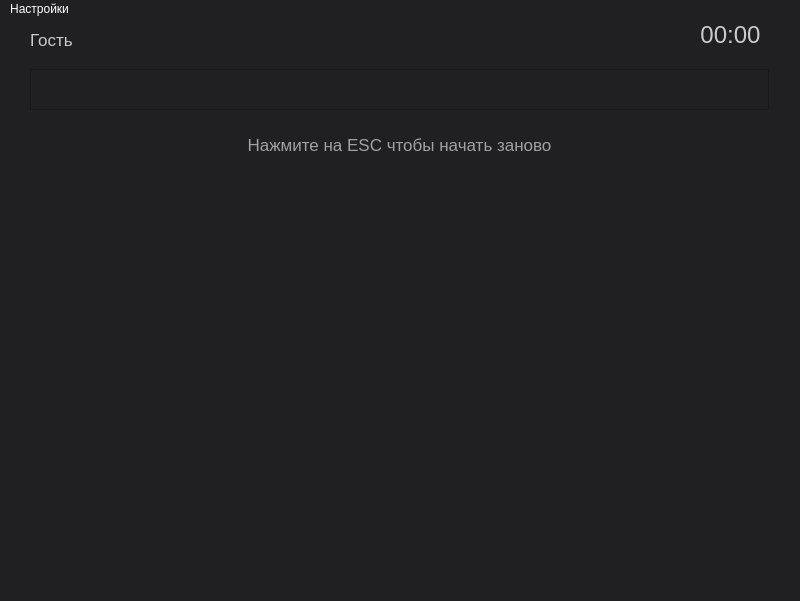
<?xml version="1.0" encoding="UTF-8"?>
<ui version="4.0">
 <class>MainWindow</class>
 <widget class="QMainWindow" name="MainWindow">
  <property name="enabled">
   <bool>true</bool>
  </property>
  <property name="geometry">
   <rect>
    <x>0</x>
    <y>0</y>
    <width>800</width>
    <height>601</height>
   </rect>
  </property>
  <property name="windowTitle">
   <string>Клавиатурный тренажер</string>
  </property>
  <property name="styleSheet">
   <string notr="true">background-color:rgb(32, 32, 34);
color: rgb(202, 202, 202);</string>
  </property>
  <widget class="QWidget" name="centralwidget">
   <widget class="QLabel" name="stopwatch_label">
    <property name="geometry">
     <rect>
      <x>680</x>
      <y>0</y>
      <width>101</width>
      <height>31</height>
     </rect>
    </property>
    <property name="palette">
     <palette>
      <active>
       <colorrole role="WindowText">
        <brush brushstyle="SolidPattern">
         <color alpha="255">
          <red>202</red>
          <green>202</green>
          <blue>202</blue>
         </color>
        </brush>
       </colorrole>
       <colorrole role="Button">
        <brush brushstyle="SolidPattern">
         <color alpha="255">
          <red>32</red>
          <green>32</green>
          <blue>34</blue>
         </color>
        </brush>
       </colorrole>
       <colorrole role="Text">
        <brush brushstyle="SolidPattern">
         <color alpha="255">
          <red>202</red>
          <green>202</green>
          <blue>202</blue>
         </color>
        </brush>
       </colorrole>
       <colorrole role="ButtonText">
        <brush brushstyle="SolidPattern">
         <color alpha="255">
          <red>202</red>
          <green>202</green>
          <blue>202</blue>
         </color>
        </brush>
       </colorrole>
       <colorrole role="Base">
        <brush brushstyle="SolidPattern">
         <color alpha="255">
          <red>32</red>
          <green>32</green>
          <blue>34</blue>
         </color>
        </brush>
       </colorrole>
       <colorrole role="Window">
        <brush brushstyle="SolidPattern">
         <color alpha="255">
          <red>32</red>
          <green>32</green>
          <blue>34</blue>
         </color>
        </brush>
       </colorrole>
       <colorrole role="PlaceholderText">
        <brush brushstyle="NoBrush">
         <color alpha="128">
          <red>202</red>
          <green>202</green>
          <blue>202</blue>
         </color>
        </brush>
       </colorrole>
      </active>
      <inactive>
       <colorrole role="WindowText">
        <brush brushstyle="SolidPattern">
         <color alpha="255">
          <red>202</red>
          <green>202</green>
          <blue>202</blue>
         </color>
        </brush>
       </colorrole>
       <colorrole role="Button">
        <brush brushstyle="SolidPattern">
         <color alpha="255">
          <red>32</red>
          <green>32</green>
          <blue>34</blue>
         </color>
        </brush>
       </colorrole>
       <colorrole role="Text">
        <brush brushstyle="SolidPattern">
         <color alpha="255">
          <red>202</red>
          <green>202</green>
          <blue>202</blue>
         </color>
        </brush>
       </colorrole>
       <colorrole role="ButtonText">
        <brush brushstyle="SolidPattern">
         <color alpha="255">
          <red>202</red>
          <green>202</green>
          <blue>202</blue>
         </color>
        </brush>
       </colorrole>
       <colorrole role="Base">
        <brush brushstyle="SolidPattern">
         <color alpha="255">
          <red>32</red>
          <green>32</green>
          <blue>34</blue>
         </color>
        </brush>
       </colorrole>
       <colorrole role="Window">
        <brush brushstyle="SolidPattern">
         <color alpha="255">
          <red>32</red>
          <green>32</green>
          <blue>34</blue>
         </color>
        </brush>
       </colorrole>
       <colorrole role="PlaceholderText">
        <brush brushstyle="NoBrush">
         <color alpha="128">
          <red>202</red>
          <green>202</green>
          <blue>202</blue>
         </color>
        </brush>
       </colorrole>
      </inactive>
      <disabled>
       <colorrole role="WindowText">
        <brush brushstyle="SolidPattern">
         <color alpha="255">
          <red>202</red>
          <green>202</green>
          <blue>202</blue>
         </color>
        </brush>
       </colorrole>
       <colorrole role="Button">
        <brush brushstyle="SolidPattern">
         <color alpha="255">
          <red>32</red>
          <green>32</green>
          <blue>34</blue>
         </color>
        </brush>
       </colorrole>
       <colorrole role="Text">
        <brush brushstyle="SolidPattern">
         <color alpha="255">
          <red>202</red>
          <green>202</green>
          <blue>202</blue>
         </color>
        </brush>
       </colorrole>
       <colorrole role="ButtonText">
        <brush brushstyle="SolidPattern">
         <color alpha="255">
          <red>202</red>
          <green>202</green>
          <blue>202</blue>
         </color>
        </brush>
       </colorrole>
       <colorrole role="Base">
        <brush brushstyle="SolidPattern">
         <color alpha="255">
          <red>32</red>
          <green>32</green>
          <blue>34</blue>
         </color>
        </brush>
       </colorrole>
       <colorrole role="Window">
        <brush brushstyle="SolidPattern">
         <color alpha="255">
          <red>32</red>
          <green>32</green>
          <blue>34</blue>
         </color>
        </brush>
       </colorrole>
       <colorrole role="PlaceholderText">
        <brush brushstyle="NoBrush">
         <color alpha="128">
          <red>202</red>
          <green>202</green>
          <blue>202</blue>
         </color>
        </brush>
       </colorrole>
      </disabled>
     </palette>
    </property>
    <property name="font">
     <font>
      <pointsize>18</pointsize>
     </font>
    </property>
    <property name="styleSheet">
     <string notr="true">
.Teal-and-Gray-1-rgba { color: rgba(0, 116, 124, 1); }
</string>
    </property>
    <property name="text">
     <string>00:00</string>
    </property>
    <property name="alignment">
     <set>Qt::AlignCenter</set>
    </property>
   </widget>
   <widget class="QLabel" name="username_label">
    <property name="geometry">
     <rect>
      <x>30</x>
      <y>10</y>
      <width>51</width>
      <height>21</height>
     </rect>
    </property>
    <property name="palette">
     <palette>
      <active>
       <colorrole role="WindowText">
        <brush brushstyle="SolidPattern">
         <color alpha="255">
          <red>202</red>
          <green>202</green>
          <blue>202</blue>
         </color>
        </brush>
       </colorrole>
       <colorrole role="Button">
        <brush brushstyle="SolidPattern">
         <color alpha="255">
          <red>32</red>
          <green>32</green>
          <blue>34</blue>
         </color>
        </brush>
       </colorrole>
       <colorrole role="Text">
        <brush brushstyle="SolidPattern">
         <color alpha="255">
          <red>202</red>
          <green>202</green>
          <blue>202</blue>
         </color>
        </brush>
       </colorrole>
       <colorrole role="ButtonText">
        <brush brushstyle="SolidPattern">
         <color alpha="255">
          <red>202</red>
          <green>202</green>
          <blue>202</blue>
         </color>
        </brush>
       </colorrole>
       <colorrole role="Base">
        <brush brushstyle="SolidPattern">
         <color alpha="255">
          <red>32</red>
          <green>32</green>
          <blue>34</blue>
         </color>
        </brush>
       </colorrole>
       <colorrole role="Window">
        <brush brushstyle="SolidPattern">
         <color alpha="255">
          <red>32</red>
          <green>32</green>
          <blue>34</blue>
         </color>
        </brush>
       </colorrole>
       <colorrole role="PlaceholderText">
        <brush brushstyle="NoBrush">
         <color alpha="128">
          <red>202</red>
          <green>202</green>
          <blue>202</blue>
         </color>
        </brush>
       </colorrole>
      </active>
      <inactive>
       <colorrole role="WindowText">
        <brush brushstyle="SolidPattern">
         <color alpha="255">
          <red>202</red>
          <green>202</green>
          <blue>202</blue>
         </color>
        </brush>
       </colorrole>
       <colorrole role="Button">
        <brush brushstyle="SolidPattern">
         <color alpha="255">
          <red>32</red>
          <green>32</green>
          <blue>34</blue>
         </color>
        </brush>
       </colorrole>
       <colorrole role="Text">
        <brush brushstyle="SolidPattern">
         <color alpha="255">
          <red>202</red>
          <green>202</green>
          <blue>202</blue>
         </color>
        </brush>
       </colorrole>
       <colorrole role="ButtonText">
        <brush brushstyle="SolidPattern">
         <color alpha="255">
          <red>202</red>
          <green>202</green>
          <blue>202</blue>
         </color>
        </brush>
       </colorrole>
       <colorrole role="Base">
        <brush brushstyle="SolidPattern">
         <color alpha="255">
          <red>32</red>
          <green>32</green>
          <blue>34</blue>
         </color>
        </brush>
       </colorrole>
       <colorrole role="Window">
        <brush brushstyle="SolidPattern">
         <color alpha="255">
          <red>32</red>
          <green>32</green>
          <blue>34</blue>
         </color>
        </brush>
       </colorrole>
       <colorrole role="PlaceholderText">
        <brush brushstyle="NoBrush">
         <color alpha="128">
          <red>202</red>
          <green>202</green>
          <blue>202</blue>
         </color>
        </brush>
       </colorrole>
      </inactive>
      <disabled>
       <colorrole role="WindowText">
        <brush brushstyle="SolidPattern">
         <color alpha="255">
          <red>202</red>
          <green>202</green>
          <blue>202</blue>
         </color>
        </brush>
       </colorrole>
       <colorrole role="Button">
        <brush brushstyle="SolidPattern">
         <color alpha="255">
          <red>32</red>
          <green>32</green>
          <blue>34</blue>
         </color>
        </brush>
       </colorrole>
       <colorrole role="Text">
        <brush brushstyle="SolidPattern">
         <color alpha="255">
          <red>202</red>
          <green>202</green>
          <blue>202</blue>
         </color>
        </brush>
       </colorrole>
       <colorrole role="ButtonText">
        <brush brushstyle="SolidPattern">
         <color alpha="255">
          <red>202</red>
          <green>202</green>
          <blue>202</blue>
         </color>
        </brush>
       </colorrole>
       <colorrole role="Base">
        <brush brushstyle="SolidPattern">
         <color alpha="255">
          <red>32</red>
          <green>32</green>
          <blue>34</blue>
         </color>
        </brush>
       </colorrole>
       <colorrole role="Window">
        <brush brushstyle="SolidPattern">
         <color alpha="255">
          <red>32</red>
          <green>32</green>
          <blue>34</blue>
         </color>
        </brush>
       </colorrole>
       <colorrole role="PlaceholderText">
        <brush brushstyle="NoBrush">
         <color alpha="128">
          <red>202</red>
          <green>202</green>
          <blue>202</blue>
         </color>
        </brush>
       </colorrole>
      </disabled>
     </palette>
    </property>
    <property name="font">
     <font>
      <pointsize>13</pointsize>
     </font>
    </property>
    <property name="autoFillBackground">
     <bool>false</bool>
    </property>
    <property name="styleSheet">
     <string notr="true">
.Teal-and-Gray-1-rgba { color: rgba(0, 116, 124, 1); }

</string>
    </property>
    <property name="text">
     <string>Гость</string>
    </property>
   </widget>
   <widget class="QLabel" name="background">
    <property name="geometry">
     <rect>
      <x>-30</x>
      <y>-30</y>
      <width>831</width>
      <height>591</height>
     </rect>
    </property>
    <property name="text">
     <string/>
    </property>
    <property name="pixmap">
     <pixmap>../../../Downloads/WhatsApp Image 2022-07-25 at 23.23.48.jpeg</pixmap>
    </property>
   </widget>
   <widget class="QTextEdit" name="entered_text">
    <property name="geometry">
     <rect>
      <x>30</x>
      <y>50</y>
      <width>739</width>
      <height>41</height>
     </rect>
    </property>
    <property name="font">
     <font>
      <family>Calibri</family>
      <pointsize>18</pointsize>
     </font>
    </property>
    <property name="focusPolicy">
     <enum>Qt::StrongFocus</enum>
    </property>
    <property name="styleSheet">
     <string notr="true">color: rgb(73, 220, 0);
border-color: rgb(255, 255, 0);</string>
    </property>
    <property name="verticalScrollBarPolicy">
     <enum>Qt::ScrollBarAlwaysOff</enum>
    </property>
    <property name="html">
     <string>&lt;!DOCTYPE HTML PUBLIC &quot;-//W3C//DTD HTML 4.0//EN&quot; &quot;http://www.w3.org/TR/REC-html40/strict.dtd&quot;&gt;
&lt;html&gt;&lt;head&gt;&lt;meta name=&quot;qrichtext&quot; content=&quot;1&quot; /&gt;&lt;style type=&quot;text/css&quot;&gt;
p, li { white-space: pre-wrap; }
&lt;/style&gt;&lt;/head&gt;&lt;body style=&quot; font-family:'Calibri'; font-size:18pt; font-weight:400; font-style:normal;&quot;&gt;
&lt;p style=&quot;-qt-paragraph-type:empty; margin-top:0px; margin-bottom:0px; margin-left:0px; margin-right:0px; -qt-block-indent:0; text-indent:0px;&quot;&gt;&lt;br /&gt;&lt;/p&gt;&lt;/body&gt;&lt;/html&gt;</string>
    </property>
   </widget>
   <widget class="QLabel" name="hint_label">
    <property name="enabled">
     <bool>true</bool>
    </property>
    <property name="geometry">
     <rect>
      <x>30</x>
      <y>100</y>
      <width>739</width>
      <height>51</height>
     </rect>
    </property>
    <property name="minimumSize">
     <size>
      <width>0</width>
      <height>21</height>
     </size>
    </property>
    <property name="maximumSize">
     <size>
      <width>1200</width>
      <height>16777215</height>
     </size>
    </property>
    <property name="font">
     <font>
      <pointsize>13</pointsize>
     </font>
    </property>
    <property name="styleSheet">
     <string notr="true">color: rgb(161, 161, 161);</string>
    </property>
    <property name="text">
     <string>Нажмите на ESC чтобы начать заново</string>
    </property>
    <property name="alignment">
     <set>Qt::AlignCenter</set>
    </property>
   </widget>
   <widget class="QLabel" name="generated_text_html">
    <property name="geometry">
     <rect>
      <x>30</x>
      <y>160</y>
      <width>739</width>
      <height>381</height>
     </rect>
    </property>
    <property name="font">
     <font>
      <family>MS Shell Dlg 2</family>
      <pointsize>20</pointsize>
     </font>
    </property>
    <property name="focusPolicy">
     <enum>Qt::NoFocus</enum>
    </property>
    <property name="styleSheet">
     <string notr="true">color: rgb(240, 223, 28);
border-color: rgb(255, 255, 255);
</string>
    </property>
    <property name="text">
     <string/>
    </property>
    <property name="alignment">
     <set>Qt::AlignLeading|Qt::AlignLeft|Qt::AlignTop</set>
    </property>
    <property name="wordWrap">
     <bool>true</bool>
    </property>
   </widget>
   <zorder>background</zorder>
   <zorder>stopwatch_label</zorder>
   <zorder>username_label</zorder>
   <zorder>entered_text</zorder>
   <zorder>hint_label</zorder>
   <zorder>generated_text_html</zorder>
  </widget>
  <widget class="QMenuBar" name="menubar">
   <property name="geometry">
    <rect>
     <x>0</x>
     <y>0</y>
     <width>800</width>
     <height>21</height>
    </rect>
   </property>
   <property name="styleSheet">
    <string notr="true">color: white;
</string>
   </property>
   <widget class="QMenu" name="settings_menu">
    <property name="title">
     <string>Настройки</string>
    </property>
    <widget class="QMenu" name="theme_setting">
     <property name="title">
      <string>Тема</string>
     </property>
     <addaction name="dark_theme"/>
     <addaction name="light_theme"/>
     <addaction name="ocean_theme"/>
     <addaction name="pastel_theme"/>
     <addaction name="violet_theme"/>
     <addaction name="forest_theme"/>
     <addaction name="glamour_theme"/>
    </widget>
    <widget class="QMenu" name="difficulty_setting">
     <property name="title">
      <string>Сложность</string>
     </property>
     <addaction name="easy_mode"/>
     <addaction name="normal_mode"/>
     <addaction name="hard_mode"/>
    </widget>
    <widget class="QMenu" name="user_setting">
     <property name="title">
      <string>Пользователь</string>
     </property>
     <addaction name="register_user"/>
     <addaction name="login_user"/>
    </widget>
    <addaction name="theme_setting"/>
    <addaction name="difficulty_setting"/>
    <addaction name="user_setting"/>
    <addaction name="results_menu"/>
   </widget>
   <addaction name="settings_menu"/>
  </widget>
  <widget class="QStatusBar" name="statusbar">
   <property name="enabled">
    <bool>true</bool>
   </property>
   <property name="font">
    <font>
     <pointsize>11</pointsize>
    </font>
   </property>
   <property name="layoutDirection">
    <enum>Qt::LeftToRight</enum>
   </property>
   <property name="styleSheet">
    <string notr="true"/>
   </property>
  </widget>
  <action name="dark_theme">
   <property name="text">
    <string>Темная (по умолчанию)</string>
   </property>
  </action>
  <action name="light_theme">
   <property name="text">
    <string>Светлая</string>
   </property>
  </action>
  <action name="easy_mode">
   <property name="text">
    <string>Легкая</string>
   </property>
  </action>
  <action name="normal_mode">
   <property name="text">
    <string>Средняя</string>
   </property>
  </action>
  <action name="hard_mode">
   <property name="text">
    <string>Сложная</string>
   </property>
  </action>
  <action name="action">
   <property name="text">
    <string>Безумная</string>
   </property>
  </action>
  <action name="register_user">
   <property name="text">
    <string>Регистрация</string>
   </property>
  </action>
  <action name="login_user">
   <property name="text">
    <string>Войти</string>
   </property>
  </action>
  <action name="results_menu">
   <property name="text">
    <string>Результаты</string>
   </property>
  </action>
  <action name="ocean_theme">
   <property name="text">
    <string>Океан</string>
   </property>
  </action>
  <action name="pastel_theme">
   <property name="text">
    <string>Сирень</string>
   </property>
  </action>
  <action name="violet_theme">
   <property name="text">
    <string>Виолет</string>
   </property>
  </action>
  <action name="forest_theme">
   <property name="text">
    <string>Лес</string>
   </property>
  </action>
  <action name="glamour_theme">
   <property name="text">
    <string>Гламур</string>
   </property>
  </action>
  <action name="about_us">
   <property name="text">
    <string>О разработчиках</string>
   </property>
  </action>
  <action name="about_project">
   <property name="text">
    <string>О проекте</string>
   </property>
  </action>
 </widget>
 <resources/>
 <connections/>
</ui>
